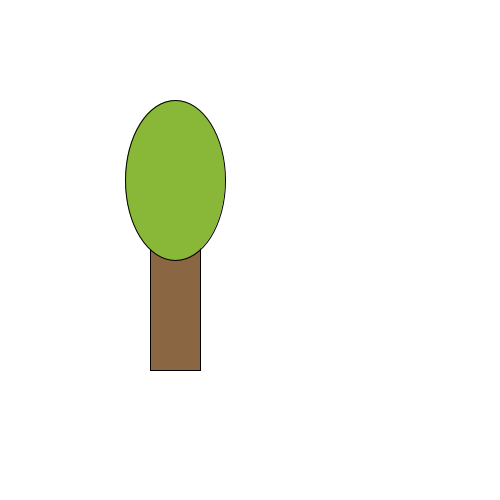
Frame 1 (no input)
Frame 60 (the mouse pressed at the canvas centre just before this capture): identical to frame 1, image omitted
Frame 120 (the mouse held since frame 60 and released just before this capture): identical to frame 1, image omitted

The Processing sketch that drew this single still picture (run headless with seeded random() and noise(); from frame 60 on, the mouse is pressed at the canvas centre):

// Processing sketch: opdracht_9_9
// ── opdracht_9_9.pde
void setup(){
  size(500,500);

}

void draw(){
  background(255,255,255);
  stroke(0,0,0);
  boom(150,200,250,120);

}

void boom( int x1, int y1, int x2, int y2){
     fill(138,102,66); 
   rect(150,200,50,170);
  fill(137,183,55); 
   ellipse(175,180,100,160);
}
